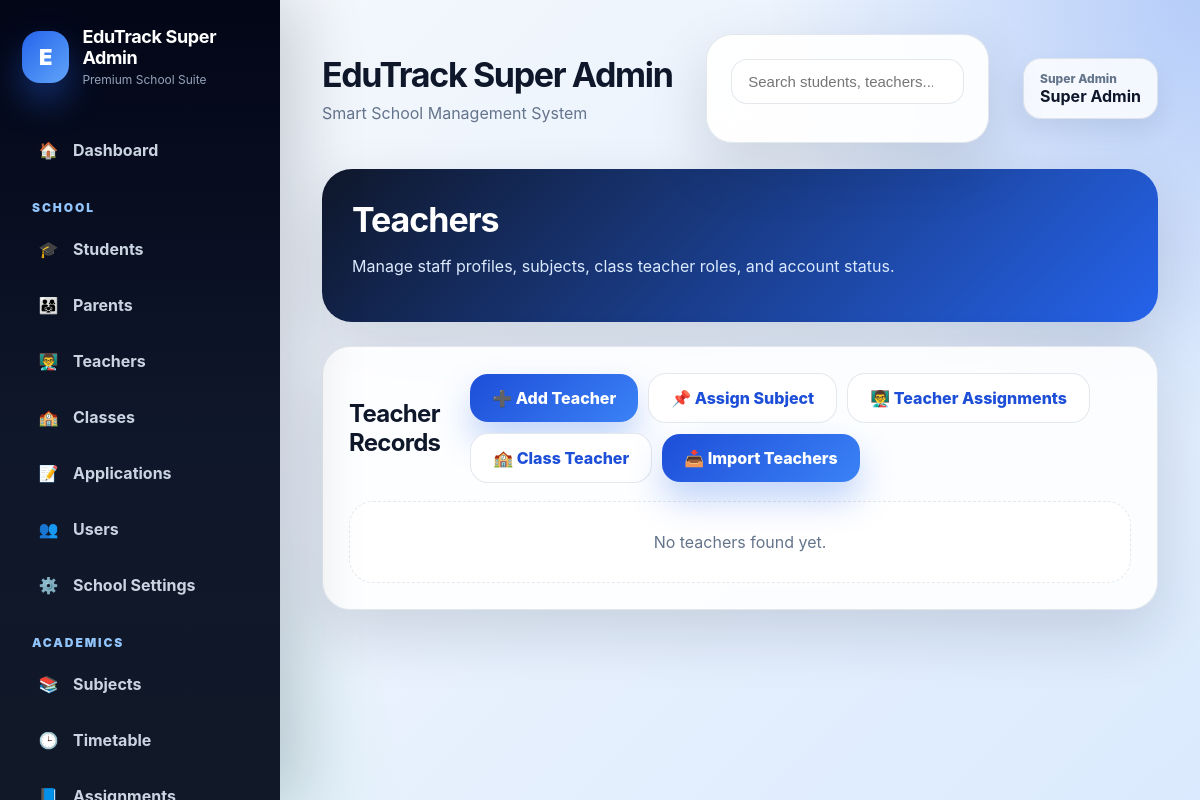
The page /teachers (signed in) on the database as committed earlier.
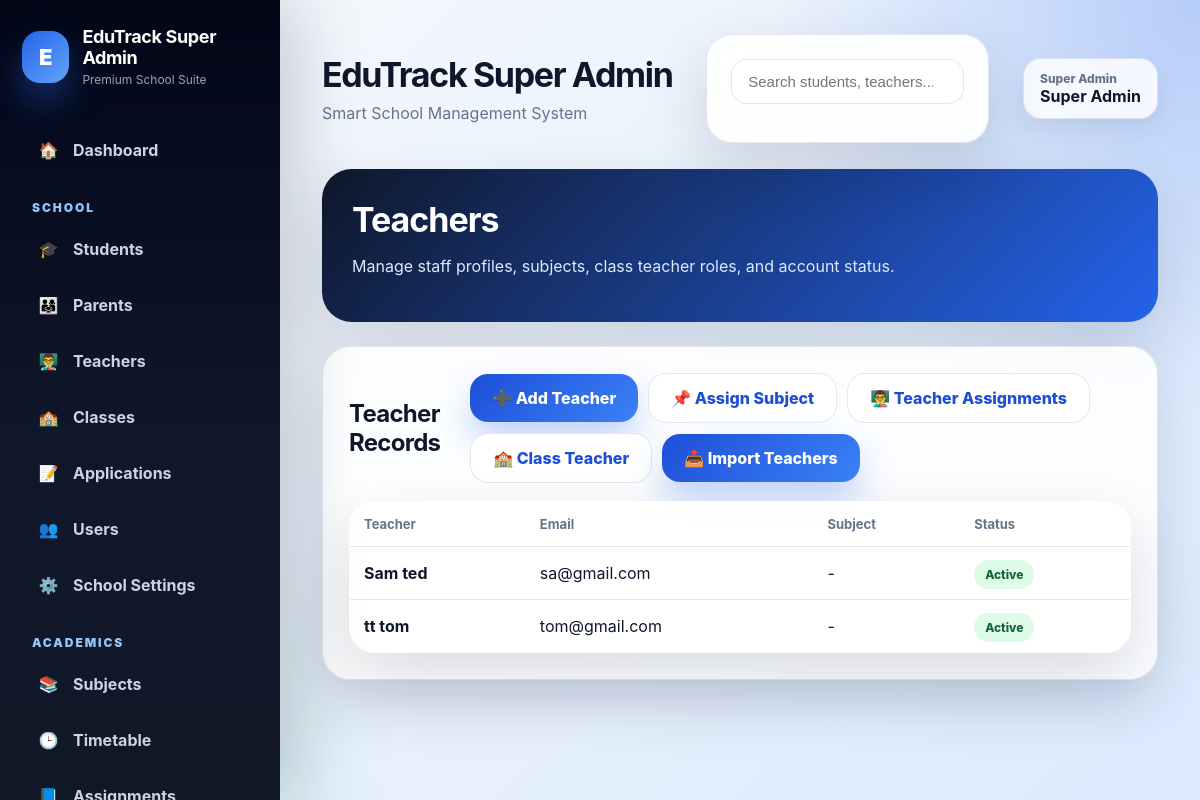
The same page on the database as committed later.
### tables this page shows
CREATE TABLE teachers (
            id INTEGER PRIMARY KEY AUTOINCREMENT,
            school_id INTEGER,
            user_id INTEGER,
            teacher_id TEXT,
            full_name TEXT,
            phone TEXT,
            email TEXT
        );

### routes/teachers.py (the view, shortened to what this page needs)
    @app.route("/teachers")
    @login_required
    @roles_required("school_admin", "super_admin")
    def teachers():
        school_id = session.get("school_id")
        role = session.get("role")
        if role == "super_admin":
            teacher_list = fetch_all("""
                SELECT t.*, COALESCE(u.is_active, 1) AS is_active
                FROM teachers t
                LEFT JOIN users u ON t.user_id = u.id
                ORDER BY t.full_name
            """)
        return render_template("teachers.html", teachers=teacher_list)

### app.py (called while the page is built)
@app.after_request
def add_security_headers(response):
    response.headers["X-Frame-Options"] = "DENY"
    response.headers["X-Content-Type-Options"] = "nosniff"
    response.headers["Referrer-Policy"] = "strict-origin-when-cross-origin"
    return response

### utils/auth.py (called while the page is built, shortened)
def login_required(f):
    @wraps(f)
    def wrapper(*args, **kwargs):
        if "user_id" not in session:
            flash("Please log in first.", "warning")
            return redirect(url_for("login"))
        school_id = session.get("school_id")
        role = session.get("role")
        return f(*args, **kwargs)
    return wrapper

def roles_required(*allowed_roles):
    def decorator(f):
        @wraps(f)
        def wrapper(*args, **kwargs):
            if "user_id" not in session:
                flash("Please log in first.", "warning")
                return redirect(url_for("login"))
            role = session.get("role")
            return f(*args, **kwargs)
        return wrapper
    return decorator

### utils/db.py (called while the page is built)
def is_postgres():
    return os.environ.get("DATABASE_URL") is not None

def convert_query(query: str) -> str:
    if is_postgres():
        return query.replace("?", "%s")
    return query

### templates/teachers.html (shortened to what this page needs)
{% extends "base_premium.html" %}
{% block content %}
<div class="page-header-card">
  <h1>Teachers</h1>
  <p>Manage staff profiles, subjects, class teacher roles, and account status.</p>
</div>
<div class="premium-card">
  <div class="section-title">
    <h2>Teacher Records</h2>
    <div class="action-row">
      <a href="{{ url_for('teachers') }}" class="premium-btn">➕ Add Teacher</a>
      <a href="{{ url_for('assign_teacher') }}" class="premium-btn premium-btn-light">📌 Assign Subject</a>
      <a href="{{ url_for('teacher_assignments_page') }}" class="premium-btn premium-btn-light">👨‍🏫 Teacher Assignments</a>
      <a href="{{ url_for('assign_class_teacher') }}" class="premium-btn premium-btn-light">🏫 Class Teacher</a>
      {% if session.get('role') == 'super_admin' %}
<a href="{{ url_for('import_teachers') }}" class="premium-btn">
    📥 Import Teachers
</a>
{% endif %}
    </div>
  </div>
  {% if teachers %}
  <table class="premium-table">
    <thead>
      <tr>
        <th>Teacher</th>
        <th>Email</th>
        <th>Subject</th>
        <th>Status</th>
      </tr>
    </thead>
    <tbody>
      {% for teacher in teachers %}
      <tr>
        <td>
          <strong>
            {{ teacher.full_name or teacher.name or teacher.username or 'Teacher' }}
          </strong>
        </td>
        <td>{{ teacher.email or '-' }}</td>
        <td>{{ teacher.subject or teacher.subject_name or '-' }}</td>
        <td><span class="badge badge-success">Active</span></td>
      </tr>
      {% endfor %}
    </tbody>
  </table>
  {% else %}
  <div class="empty-box">No teachers found yet.</div>
  {% endif %}
</div>
{% endblock %}

Rows that differ between the two databases and show on the page:
added teachers: full_name "Sam ted", email "sa@gmail.com", subject "-"
added teachers: full_name "tt tom", email "tom@gmail.com", subject "-"
Other text that changed with them:
text no longer shown: "No teachers found yet."
text now shown: "Teacher Email Subject Status"
